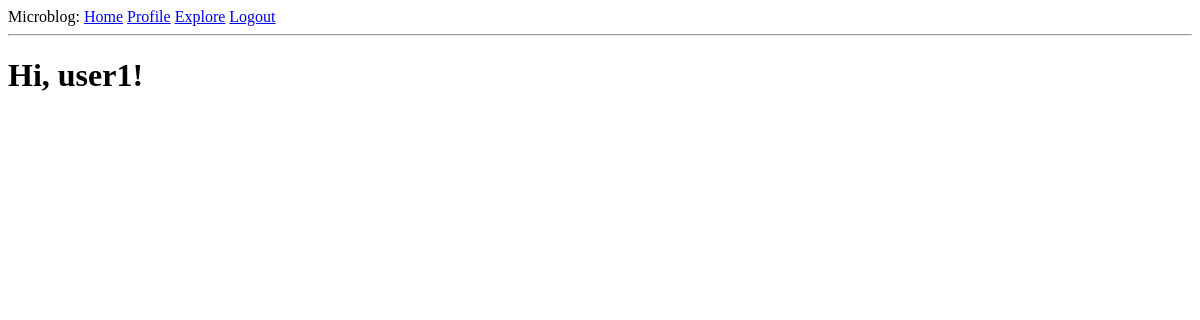
The page /explore (signed in) on the database as committed earlier.
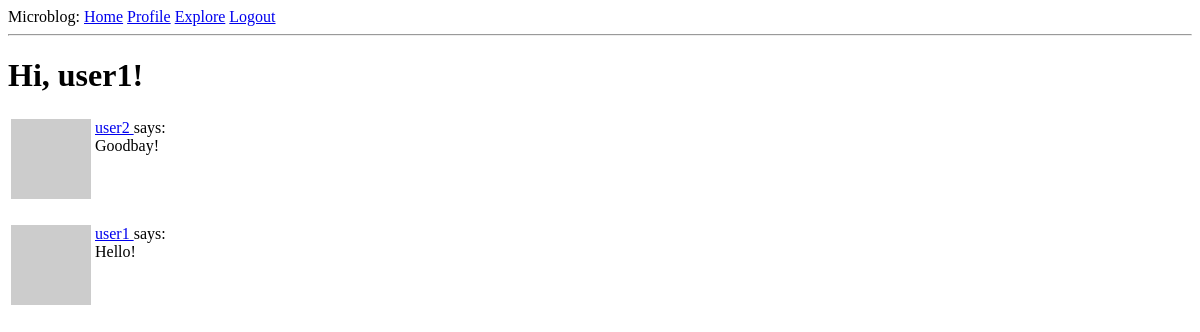
The same page on the database as committed later.
### app/models.py (models this page shows, shortened)
class Post(db.Model):
    id: so.Mapped[int] = so.mapped_column(primary_key=True)
    body: so.Mapped[str] = so.mapped_column(sa.String(140))
    timestamp: so.Mapped[datetime] = so.mapped_column(index=True, default=lambda: datetime.now(timezone.utc))
    user_id: so.Mapped[str] = so.mapped_column(sa.ForeignKey(User.id), index=True)
    author: so.Mapped[User] = so.relationship(back_populates='posts')

class User(UserMixin, db.Model):
    id: so.Mapped[int] = so.mapped_column(primary_key=True)
    username: so.Mapped[str] = so.mapped_column(sa.String(64), index=True, unique=True)
    email: so.Mapped[str] = so.mapped_column(sa.String(120), index=True, unique=True)
    password_hash: so.Mapped[Optional[str]] = so.mapped_column(sa.String(256))
    posts: so.WriteOnlyMapped['Post'] = so.relationship(back_populates='author')
    about_me: so.Mapped[Optional[str]] = so.mapped_column(sa.String(140))
    last_seen: so.Mapped[Optional[datetime]] = so.mapped_column(default=lambda: datetime.now(timezone.utc))
    following: so.WriteOnlyMapped['User'] = so.relationship(secondary=followers,
                                                            primaryjoin=(followers.c.follower_id == id),
                                                            secondaryjoin=(followers.c.followed_id == id),
                                                            back_populates='followers')
    followers: so.WriteOnlyMapped['User'] = so.relationship(secondary=followers,
                                                            primaryjoin=(followers.c.followed_id == id),
                                                            secondaryjoin=(followers.c.follower_id == id),
                                                            back_populates='following')
    def avatar(self, size):
        digest = md5(self.email.lower().encode('utf-8')).hexdigest()
        return f'https://www.gravatar.com/avatar/{digest}?d=identicon&s={size}'

### app/routes.py (the view)
@app.route('/explore')
@login_required
def explore():
    query = sa.select(Post).order_by(Post.timestamp.desc())
    posts = db.session.scalars(query).all()
    return render_template('index.html', title='Explore', posts=posts)

### app/models.py (called while the page is built)
@login.user_loader
def load_user(id_):
    return db.session.get(User, int(id_))

### app/routes.py (called while the page is built)
@app.before_request
def before_request():
    if current_user.is_authenticated:
        current_user.last_seen = datetime.now(timezone.utc)
        db.session.commit()

### app/templates/index.html (shortened to what this page needs)
{% extends "base.html" %}
{% block content %}
    <h1>Hi, {{ current_user.username }}!</h1>
    {% for post in posts %}
    <p>
    {% include '_post.html' %}
    </p>
    {% endfor %}
{% endblock %}

### app/templates/_post.html
    <table>
        <tr valign="top">
            <td><img src="{{ post.author.avatar(36) }}"></td>
            <td>
                <a href="{{ url_for('user', username=post.author.username) }}">
                    {{ post.author.username }}
                </a>
                says:<br>{{ post.body }}
            </td>
        </tr>
    </table>

Rows that differ between the two databases and show on the page:
added Post: author.username "user2", body "Goodbay!"
added Post: author.username "user1", body "Hello!"
